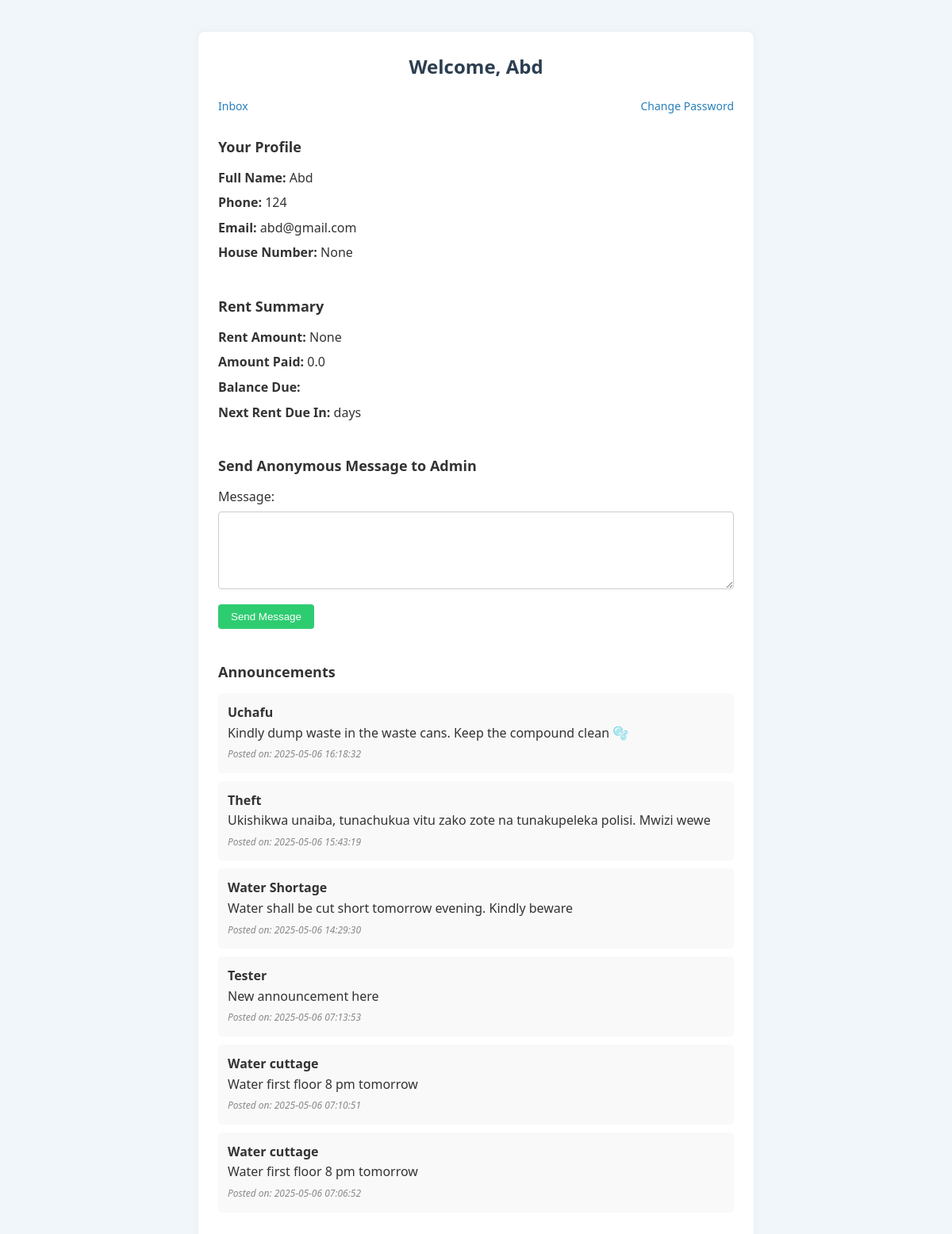
The page /tenant/dashboard/3 (signed in) on the database its author committed.
### tables this page shows
CREATE TABLE tenants (
    id INTEGER PRIMARY KEY AUTOINCREMENT,
    id_number TEXT,
    full_name TEXT,
    phone TEXT UNIQUE,
    email TEXT UNIQUE,
    house_number TEXT UNIQUE,
    floor TEXT,
    rent_amount REAL,
    payment_status TEXT DEFAULT 'pending',
    balance_amount REAL DEFAULT 0,
    status TEXT DEFAULT 'pending',
    rent_paid REAL DEFAULT 0,
    password TEXT
, is_completed INTEGER DEFAULT 0);

CREATE TABLE announcements (
    id INTEGER PRIMARY KEY AUTOINCREMENT,
    title TEXT NOT NULL,
    content TEXT NOT NULL,
    created_at DATETIME DEFAULT CURRENT_TIMESTAMP
);

### app.py (the view)
@app.route('/tenant/dashboard/<int:tenant_id>')
@login_required
def tenant_reply_dashboard(tenant_id):
    conn = sqlite3.connect('rentals.db')
    conn.row_factory = sqlite3.Row
    cursor = conn.cursor()
    cursor.execute("SELECT * FROM tenants WHERE id = ?", (tenant_id,))
    tenant = cursor.fetchone()
    cursor.execute("""
        SELECT * FROM messages
        WHERE tenant_id = ? AND reply IS NOT NULL
        ORDER BY timestamp DESC
    """, (tenant_id,))
    replies = cursor.fetchall()
    cursor.execute("""
        SELECT title, content, created_at FROM announcements
        ORDER BY created_at DESC
    """)
    announcements = cursor.fetchall()
    conn.close()
    return render_template(
        'tenant_dashboard.html',
        tenant=tenant,
        replies=replies,
        announcements=announcements  # Hii ndo ilikuwa inakosekana!
    )

### app.py (called while the page is built)
def login_required(f):
    @wraps(f)
    def decorated_function(*args, **kwargs):
        if 'tenant_id' not in session:
            flash("You must log in to access this page.", "warning")
            return redirect(url_for('tenant_login'))
        return f(*args, **kwargs)
    return decorated_function

### templates/tenant_dashboard.html (shortened to what this page needs)
<!DOCTYPE html>
<html lang="en">
<head>
    <link rel="stylesheet" href="{{ url_for('static', filename='styles.css') }}">
</head>
<body>
    <div class="container">
        <h2>Welcome, {{ tenant['full_name'] }}</h2>
        <div class="top-links">
            <a href="{{ url_for('tenant_inbox', tenant_id=tenant['id']) }}">Inbox</a>
            <a href="{{ url_for('reset_password', tenant_id=tenant['id']) }}">Change Password</a>
        </div>
        <div class="section">
            <h3>Your Profile</h3>
            <p><strong>Full Name:</strong> {{ tenant['full_name'] }}</p>
            <p><strong>Phone:</strong> {{ tenant['phone'] }}</p>
            <p><strong>Email:</strong> {{ tenant['email'] }}</p>
            <p><strong>House Number:</strong> {{ tenant['house_number'] }}</p>
        </div>
        <div class="section">
            <h3>Rent Summary</h3>
            <p><strong>Rent Amount:</strong> {{ tenant['rent_amount'] }}</p>
            <p><strong>Amount Paid:</strong> {{ tenant['rent_paid'] }}</p>
            <p><strong>Balance Due:</strong> {{ balance }}</p>
            <p><strong>Next Rent Due In:</strong> {{ days_remaining }} days</p>
        </div>
        <div class="section">
            <h3>Send Anonymous Message to Admin</h3>
            <form method="POST" action="{{ url_for('send_anonymous_message', tenant_id=tenant['id']) }}">
                <label for="message">Message:</label><br>
                <textarea name="message" id="message" rows="4" required></textarea>
                <button type="submit">Send Message</button>
            </form>
        </div>
        <div class="section">
        <h3>Announcements</h3>
{% if announcements %}
    <ul>
        {% for ann in announcements %}
            <li>
                <strong>{{ ann['title'] }}</strong><br>
                {{ ann['content'] }}<br>
                <em>Posted on: {{ ann['created_at'] }}</em>
            </li>
        {% endfor %}
    </ul>
{% else %}
    <p>No announcements at this time.</p>
{% endif %}
        </div>
    </div>
</body>
</html>

### static/styles.css (style rules this page uses)
:root { --primary-color: #3498db; --secondary-color: #2c3e50; --accent-color: #f1c40f; --danger-color: #e74c3c; --success-color: #2ecc71; --bg-color: #f9f9f9; --text-color: #333; --font-family: 'Segoe UI', Tahoma, Geneva, Verdana, sans-serif; }
* { margin: 0; padding: 0; box-sizing: border-box; }
body { font-family: var(--font-family); background-color: var(--bg-color); color: var(--text-color); line-height: 1.6; padding: 20px; }
body { font-family: 'Segoe UI', Tahoma, Geneva, Verdana, sans-serif; background-color: #f1f6fb; margin: 0; padding: 0; color: #333; }
.container { max-width: 500px; margin: 40px auto; background-color: #ffffff; padding: 25px 30px; border-radius: 10px; box-shadow: 0 4px 12px rgba(0, 0, 0, 0.08); }
h2 { text-align: center; color: #205295; margin-bottom: 25px; }
.container { max-width: 800px; margin: 40px auto; padding: 20px; background: #fff; border-radius: 8px; box-shadow: 0 0 10px rgba(0, 0, 0, 0.05); }
h2, h3 { color: #2c3e50; margin-bottom: 20px; }
.section { margin-bottom: 40px; }
textarea { width: 100%; padding: 10px; border-radius: 5px; border: 1px solid #ccc; resize: vertical; min-height: 60px; font-size: 14px; margin-top: 10px; margin-bottom: 10px; }
button[type="submit"] { background-color: #2ecc71; color: white; padding: 8px 16px; border: none; border-radius: 4px; cursor: pointer; font-weight: 500; }
.container { max-width: 700px; margin: 40px auto; background: #fff; padding: 25px; border-radius: 8px; box-shadow: 0 0 10px rgba(0, 0, 0, 0.05); font-family: 'Segoe UI', sans-serif; }
h2 { text-align: center; color: #2c3e50; margin-bottom: 20px; }
.top-links { display: flex; justify-content: space-between; margin-bottom: 20px; }
.top-links a { color: #2980b9; text-decoration: none; font-size: 14px; }
.section { margin-top: 25px; }
.section h3 { margin-bottom: 12px; color: #333; font-size: 18px; }
.section p { margin: 6px 0; }
textarea { width: 100%; padding: 10px; font-family: inherit; border: 1px solid #ccc; border-radius: 4px; resize: vertical; margin-top: 5px; margin-bottom: 12px; }
button { padding: 10px 20px; background: #27ae60; color: white; border: none; border-radius: 4px; cursor: pointer; }
ul { list-style: none; padding: 0; }
li { background: #f9f9f9; padding: 12px; margin-bottom: 10px; border-radius: 5px; }
em { font-size: 12px; color: #888; }

### rows shown on the page
tenants: full_name "Abd", phone "124", email "abd@gmail.com", rent_paid "0.0"
announcements: title "Uchafu", content "Kindly dump waste in the waste cans. Keep the compound clean 🫧", created_at "2025-05-06 16:18:32"
announcements: title "Theft", content "Ukishikwa unaiba, tunachukua vitu zako zote na tunakupeleka polisi. Mwizi wewe", created_at "2025-05-06 15:43:19"
announcements: title "Water Shortage", content "Water shall be cut short tomorrow evening. Kindly beware", created_at "2025-05-06 14:29:30"
announcements: title "Tester", content "New announcement here", created_at "2025-05-06 07:13:53"
announcements: title "Water cuttage", content "Water first floor 8 pm tomorrow", created_at "2025-05-06 07:10:51"
announcements: title "Water cuttage", content "Water first floor 8 pm tomorrow", created_at "2025-05-06 07:06:52"

### other values the page prints
{{ tenant['house_number'] }} "None"
{{ tenant['rent_amount'] }} "None"
